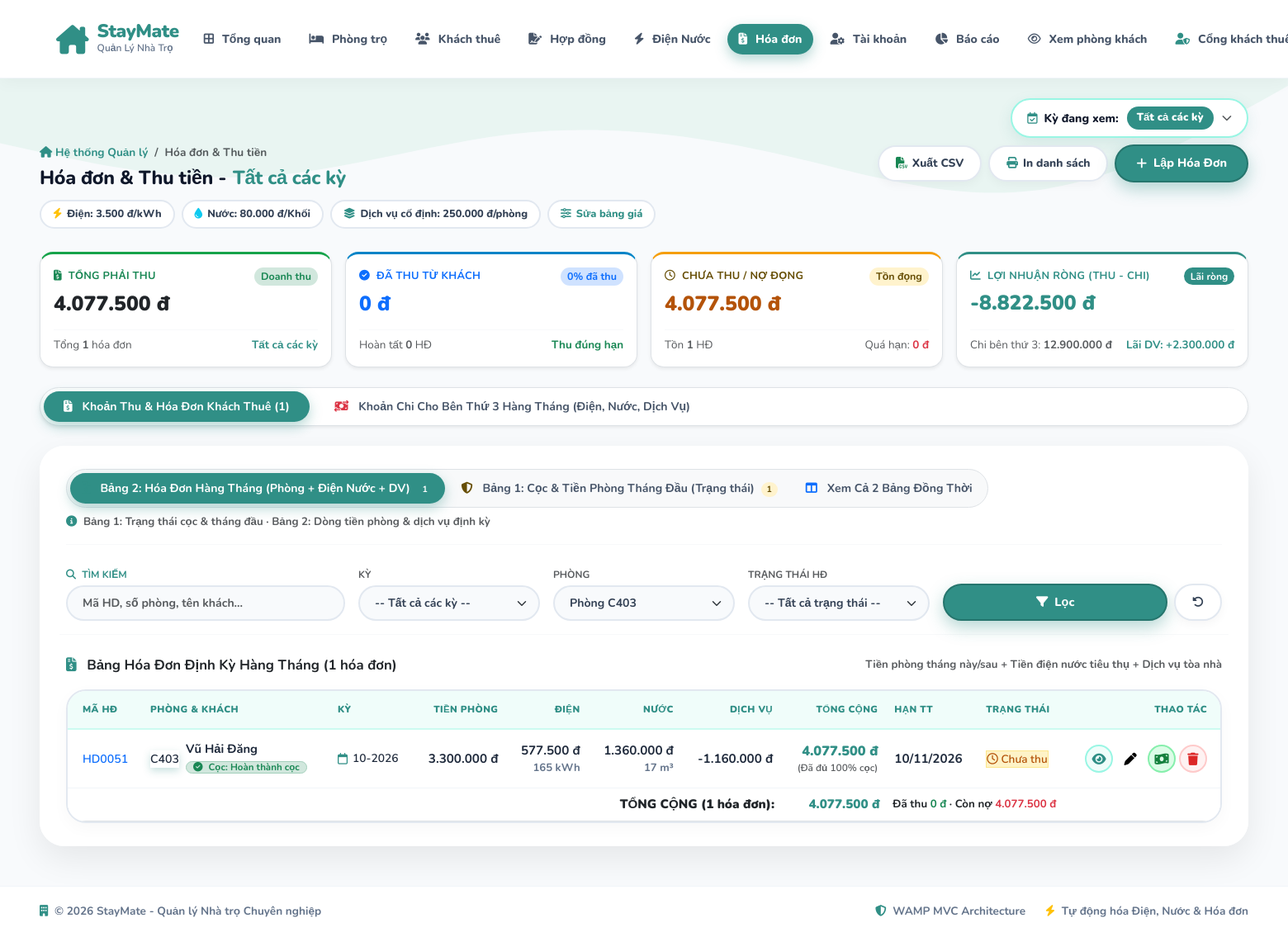
The app's page /index.php?route=invoices&room_id=58&period=all (signed in) with its own data.
### tables this page shows
CREATE TABLE `invoices` (
  `id` int NOT NULL AUTO_INCREMENT,
  `room_id` int NOT NULL,
  `contract_id` int NOT NULL,
  `month_year` varchar(7) NOT NULL,
  `room_price` decimal(10,2) DEFAULT '0.00',
  `electric_amount` decimal(10,2) DEFAULT '0.00',
  `water_amount` decimal(10,2) DEFAULT '0.00',
  `service_fee` decimal(10,2) DEFAULT '0.00',
  `total_amount` decimal(10,2) NOT NULL,
  `status` enum('unpaid','paid') DEFAULT 'unpaid',
  `due_date` date DEFAULT NULL,
  `paid_at` datetime DEFAULT NULL,
  `payment_method` varchar(20) DEFAULT NULL,
  `payment_note` varchar(255) DEFAULT NULL,
  `created_at` timestamp NULL DEFAULT CURRENT_TIMESTAMP,
  PRIMARY KEY (`id`),
  UNIQUE KEY `unique_invoice_month` (`room_id`,`month_year`),
  KEY `contract_id` (`contract_id`),
  CONSTRAINT `invoices_ibfk_1` FOREIGN KEY (`room_id`) REFERENCES `rooms` (`id`),
  CONSTRAINT `invoices_ibfk_2` FOREIGN KEY (`contract_id`) REFERENCES `contracts` (`id`)
);

CREATE TABLE `rooms` (
  `id` int NOT NULL AUTO_INCREMENT,
  `building_id` int DEFAULT NULL,
  `room_number` varchar(20) NOT NULL,
  `price` decimal(10,2) NOT NULL,
  `status` varchar(20) DEFAULT 'available',
  `description` text,
  `created_at` timestamp NULL DEFAULT CURRENT_TIMESTAMP,
  PRIMARY KEY (`id`),
  UNIQUE KEY `room_number` (`room_number`)
);

CREATE TABLE `users` (
  `id` int NOT NULL AUTO_INCREMENT,
  `username` varchar(50) NOT NULL,
  `password` varchar(255) NOT NULL,
  `full_name` varchar(100) NOT NULL,
  `phone` varchar(20) NOT NULL,
  `cccd` varchar(20) DEFAULT NULL,
  `birthday` date DEFAULT NULL,
  `gender` varchar(10) DEFAULT 'Nam',
  `email` varchar(100) NOT NULL,
  `occupation` varchar(100) DEFAULT NULL,
  `hometown` varchar(255) DEFAULT NULL,
  `emergency_contact` varchar(100) DEFAULT NULL,
  `status` varchar(50) DEFAULT 'Đang thuê',
  `roommate_name` varchar(100) DEFAULT NULL,
  `roommate_phone` varchar(20) DEFAULT NULL,
  `role` enum('admin','landlord','tenant','manager') NOT NULL DEFAULT 'tenant',
  `preferred_room_id` int DEFAULT NULL,
  `created_at` timestamp NULL DEFAULT CURRENT_TIMESTAMP,
  PRIMARY KEY (`id`),
  UNIQUE KEY `username` (`username`),
  UNIQUE KEY `email` (`email`)
);

CREATE TABLE `utilities_readings` (
  `id` int NOT NULL AUTO_INCREMENT,
  `room_id` int NOT NULL,
  `month_year` varchar(7) NOT NULL,
  `electric_old` int NOT NULL,
  `electric_new` int NOT NULL,
  `water_old` int NOT NULL,
  `water_new` int NOT NULL,
  `created_at` timestamp NULL DEFAULT CURRENT_TIMESTAMP,
  PRIMARY KEY (`id`),
  UNIQUE KEY `unique_room_month` (`room_id`,`month_year`),
  CONSTRAINT `utilities_readings_ibfk_1` FOREIGN KEY (`room_id`) REFERENCES `rooms` (`id`)
);

### app/views/invoices/table_monthly_invoices.php (the view, shortened to what the rows shown need)
<div class="table-monthly-wrapper">
    <div class="table-rounded-wrap table-responsive">
        <table class="table table-staymate align-middle mb-0">
            <thead>
                <tr>
                    <th>MÃ HĐ</th>
                    <th>PHÒNG &amp; KHÁCH</th>
                    <th>KỲ</th>
                    <th class="text-end">TIỀN PHÒNG</th>
                    <th class="text-end">ĐIỆN</th>
                    <th class="text-end">NƯỚC</th>
                    <th class="text-end">DỊCH VỤ</th>
                    <th class="text-end">TỔNG CỘNG</th>
                    <th>HẠN TT</th>
                    <th>TRẠNG THÁI</th>
                    <th class="text-end no-print">THAO TÁC</th>
                </tr>
            </thead>
            <tbody>
            <?php if (!empty($invoices)): foreach ($invoices as $inv):
                $b = $inv['breakdown'];
                $eUsed = max(0, (int)($inv['electric_new'] ?? 0) - (int)($inv['electric_old'] ?? 0));
                $wUsed = max(0, (int)($inv['water_new'] ?? 0) - (int)($inv['water_old'] ?? 0));
            ?>
                <tr>
                    <td><a class="code-pill" href="index.php?route=invoices/detail&id=<?= (int)$inv['id'] ?>"><?= h($inv['code']) ?></a></td>
                    <td>
                        <div class="d-flex align-items-center gap-2">
                            <span class="badge-room-pill"><?= h($inv['room_number']) ?></span>
                            <div>
                                <div class="fw-bold tenant-name" style="font-size:0.92rem"><?= h($inv['tenant_name'] ?? 'Khách thuê') ?></div>
                                <div class="small mt-1">
                                    <span class="badge rounded-pill <?= $inv['deposit_badge_class'] ?> fw-bold px-2 py-0" style="font-size:0.72rem;">
                                        <i class="<?= $inv['deposit_icon'] ?> me-1"></i> Cọc: <?= h($inv['deposit_label']) ?>
                                    </span>
                                </div>
                            </div>
                        </div>
                    </td>
                    <td><span class="badge-period-pill"><i class="fa-regular fa-calendar text-teal-main"></i><?= h($inv['month_year']) ?></span></td>
                    <td class="text-end fw-bold"><?= money($b['room']) ?></td>
                    <td class="text-end fw-bold"><?= money($b['elec']) ?><div class="sub-note"><?= $eUsed ?> kWh</div></td>
                    <td class="text-end fw-bold"><?= money($b['water']) ?><div class="sub-note"><?= $wUsed ?> m³</div></td>
                    <td class="text-end fw-bold"><?= money($b['other']) ?></td>
                    <td class="text-end">
                        <div style="font-weight:900;color:var(--teal-main);font-size:1.02rem;"><?= money($inv['total_amount']) ?></div>
                        <?php if (!empty($inv['deposit_remaining_due']) && $inv['deposit_remaining_due'] > 0): ?>
                            <div class="small fw-bold text-warning-emphasis" style="font-size:0.75rem;" title="Bao gồm số tiền cọc 50% còn thiếu">+<?= money($inv['deposit_remaining_due']) ?> cọc 50%</div>
                        <?php elseif ($inv['deposit_key'] === 'refunded'): ?>
                            <div class="small fw-bold text-secondary" style="font-size:0.74rem;">(Đã hoàn cọc)</div>
                        <?php elseif ($inv['deposit_key'] === 'forfeited'): ?>
                            <div class="small fw-bold text-danger" style="font-size:0.74rem;">(Mất cọc - Không hoàn cọc)</div>
                        <?php else: ?>
                            <div class="small fw-semibold text-muted" style="font-size:0.74rem;">(Đã đủ 100% cọc)</div>
                        <?php endif; ?>
                    </td>
                    <td><span class="<?= $inv['is_overdue'] ? 'text-danger' : '' ?> fw-bold"><?= date('d/m/Y', strtotime($inv['due_date'])) ?></span></td>
                    <td>
                        <?php if ($inv['status'] === 'paid'): ?>
                            <span class="st-pill st-paid"><i class="fa-solid fa-circle-check"></i> Đã thu</span>
                            <div class="sub-note mt-1"><?= $inv['paid_at'] ? date('d/m/Y', strtotime($inv['paid_at'])) : '' ?> · <?= h($methods[$inv['payment_method'] ?? ''] ?? '') ?></div>
                        <?php elseif ($inv['is_overdue']): ?>
                            <span class="st-pill st-overdue"><i class="fa-solid fa-triangle-exclamation"></i> Quá hạn</span>
                        <?php else: ?>
                            <span class="st-pill st-unpaid"><i class="fa-regular fa-clock"></i> Chưa thu</span>
                        <?php endif; ?>
                    </td>
                    <td class="text-end no-print">
                        <div class="d-inline-flex align-items-center gap-1">
                            <a class="btn-icon-circle btn-icon-view" title="Xem chi tiết & In hóa đơn" href="index.php?route=invoices/detail&id=<?= (int)$inv['id'] ?>"><i class="fa-solid fa-eye"></i></a>
                            <button type="button" class="btn-icon-circle btn-icon-edit" title="Chỉnh sửa thông tin hóa đơn"
                                    onclick="openEditInvoiceModal(<?= (int)$inv['id'] ?>, <?= h(json_encode($inv['code'])) ?>, <?= h(json_encode($inv['room_number'])) ?>, <?= h(json_encode($inv['tenant_name'] ?? '')) ?>, '<?= $inv['due_date'] ?>', '<?= $inv['status'] ?>', <?= h(json_encode($inv['payment_note'] ?? '')) ?>, '<?= h($inv['payment_method'] ?? '') ?>')">
                                <i class="fa-solid fa-pen"></i>
                            </button>
                            <?php if ($inv['status'] === 'unpaid'): ?>
                                <button type="button" class="btn-icon-circle btn-icon-pay" title="Xác nhận thu tiền"
                                    onclick="openPayModal(<?= (int)$inv['id'] ?>, <?= h(json_encode($inv['code'])) ?>, <?= h(json_encode($inv['room_number'])) ?>, <?= h(json_encode($inv['tenant_name'] ?? '')) ?>, <?= (float)$inv['total_amount'] ?>)"><i class="fa-solid fa-money-bill-wave"></i></button>
                                <form method="POST" action="index.php?route=invoices/delete" class="d-inline" onsubmit="return confirm('Xóa hóa đơn <?= h($inv['code']) ?>? Có thể lập lại từ bản ghi điện nước.');">
                                    <button type="submit" class="btn-icon-circle btn-icon-del" title="Xóa hóa đơn"><i class="fa-solid fa-trash"></i></button>
                                </form>
                            <?php else: ?>
                                <span class="btn-icon-circle btn-icon-lock" title="Đã thu tiền"><i class="fa-solid fa-circle-check text-success"></i></span>
                            <?php endif; ?>
                        </div>
                    </td>
                </tr>
            <?php endforeach; endif; ?>
            </tbody>
        </table>
    </div>
</div>

### records on screen
invoices: code "HD0051", room.room_number "C403", users.full_name "Vũ Hải Đăng", deposit_label "Hoàn thành cọc", month_year "10-2026", room "3.300.000 đ", elec "577.500 đ", water "1.360.000 đ", other "-1.160.000 đ", total_amount "4.077.500 đ", due_date "10/11/2026", status "unpaid" (drawn)

### other values on screen
$periodLabel "Tất cả các kỳ"
money($rates['elec']) "3.500 đ"
money($rates['water']) "80.000 đ"
money($rates['others_total']) "250.000 đ"
money($stats['total']) "4.077.500 đ"
$stats['count'] "1"
$stats['rate'] "0"
money($stats['paid']) "0 đ"
$stats['paid_count'] "0"
money($stats['unpaid']) "4.077.500 đ"
$stats['unpaid_count'] "1"
money($stats['overdue']) "0 đ"
money($stats['total'] - $thirdPartyFinance['total_cost']) "-8.822.500 đ"
money($thirdPartyFinance['total_cost']) "12.900.000 đ"
money($thirdPartyFinance['service_profit']) "2.300.000 đ"
